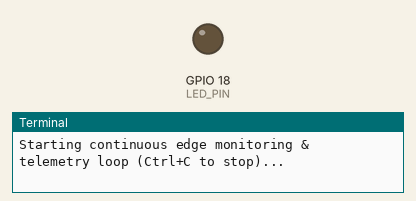
Simulated run of this program. Board: Raspberry Pi (BCM pin numbers). Shown: output pins drawn as LEDs (lit = HIGH), the last lines printed to the terminal. The clock reads 2024-03-15 10:24:30 at power-on unless the program sets it; files the program writes start out absent; random numbers come from a fixed seed; web requests get an empty 200 reply after 0.4 s.

Above: at 0.2 s.
At 32.51 s:
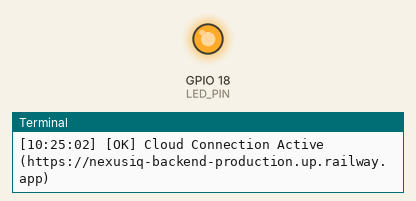
Timing chart, 0 to 34.1 s (numbered marks = the images above):
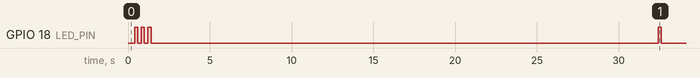

Measured:
- by itself, GPIO 18 (LED_PIN): LOW → HIGH at 0.41 s, → LOW 0.20 s later, → HIGH 0.20 s later, → LOW 0.20 s later, … (8 changes in this stretch)

The program:

edge_agent.py
```python
import requests
import time
import os
import sys
import json
import random

try:
    import RPi.GPIO as GPIO
    GPIO_AVAILABLE = True
except ImportError:
    GPIO_AVAILABLE = False

# Default to Live Railway Production Backend URL, with local override via environment variable
BACKEND_URL = os.getenv("BACKEND_URL", "https://nexusiq-backend-production.up.railway.app").rstrip("/")
LED_PIN = 18
QUEUE_FILE = "rpi_offline_queue.json"

if GPIO_AVAILABLE:
    GPIO.setmode(GPIO.BCM)
    GPIO.setup(LED_PIN, GPIO.OUT)

def blink_led(times=3):
    """Blink physical GPIO LED or print simulated blink."""
    if not GPIO_AVAILABLE:
        print(f"[Simulated LED] Blink {times} times")
        return
    for _ in range(times):
        GPIO.output(LED_PIN, GPIO.HIGH)
        time.sleep(0.2)
        GPIO.output(LED_PIN, GPIO.LOW)
        time.sleep(0.2)

def save_to_offline_queue(payload: dict):
    """Save incident payload to the local offline queue."""
    queue = []
    if os.path.exists(QUEUE_FILE):
        try:
            with open(QUEUE_FILE, "r") as f:
                queue = json.load(f)
        except Exception:
            queue = []
    queue.append(payload)
    with open(QUEUE_FILE, "w") as f:
        json.dump(queue, f)
    print(f"[OFFLINE QUEUE] Saved incident locally ({len(queue)} pending items).")

def process_offline_queue():
    """Flushes queued offline incident reports when connection is restored."""
    if not os.path.exists(QUEUE_FILE):
        return
    try:
        with open(QUEUE_FILE, "r") as f:
            queue = json.load(f)
        if not queue:
            return
        print(f"[OFFLINE QUEUE] Re-syncing {len(queue)} pending items with NexusIQ Cloud...")
        remaining = []
        for item in queue:
            try:
                res = requests.post(f"{BACKEND_URL}/upload-text", json=item, timeout=30)
                if res.status_code == 200:
                    print(f"[OFFLINE QUEUE] Synced: {item.get('source_name')}")
                else:
                    remaining.append(item)
            except Exception:
                remaining.append(item)

        if remaining:
            with open(QUEUE_FILE, "w") as f:
                json.dump(remaining, f)
        else:
            os.remove(QUEUE_FILE)
            print("[OFFLINE QUEUE] All pending edge incidents successfully synced!")
    except Exception as e:
        print(f"[OFFLINE QUEUE] Error during sync: {e}")

def forward_audio(audio_path: str):
    """Upload audio incident log from Raspberry Pi to NexusIQ backend."""
    if not os.path.exists(audio_path):
        print(f"[FAIL] File not found: {audio_path}")
        return False

    print(f"Uploading audio incident {audio_path} to {BACKEND_URL}...")
    blink_led(2)
    try:
        with open(audio_path, "rb") as f:
            files = {"file": (os.path.basename(audio_path), f, "audio/webm")}
            response = requests.post(f"{BACKEND_URL}/upload-audio", files=files, timeout=60)
            if response.status_code == 200:
                print(f"[OK] Audio Forwarded Successfully: {response.json()}")
                blink_led(1)
                return True
            else:
                print(f"[FAIL] Audio Upload Error ({response.status_code}): {response.text}")
                return False
    except Exception as e:
        print(f"[FAIL] Audio Upload Exception: {e}")
        return False

def forward_text(text_content: str, source_name="rpi_sensor"):
    """Upload text incident report from Raspberry Pi sensor to NexusIQ backend."""
    print(f"Uploading text incident to {BACKEND_URL}...")
    blink_led(2)
    payload = {"text": text_content, "source_name": source_name}
    try:
        response = requests.post(f"{BACKEND_URL}/upload-text", json=payload, timeout=45)
        if response.status_code == 200:
            print(f"[OK] Text Incident Logged: {response.json()}")
            blink_led(1)
            return True
        else:
            print(f"[FAIL] Text Ingestion Error ({response.status_code}): {response.text}")
            save_to_offline_queue(payload)
            return False
    except Exception as e:
        print(f"[FAIL] Text Ingestion Exception: {e}")
        save_to_offline_queue(payload)
        return False

def health_check():
    """Verify health status of NexusIQ backend."""
    try:
        res = requests.get(f"{BACKEND_URL}/health", timeout=10)
        return res.status_code == 200
    except:
        return False

def send_telemetry():
    """Sends edge environment security telemetry to cloud graph."""
    temp = round(22.5 + random.uniform(-1.5, 2.5), 1)
    status_msg = f"rpi heartbeat: temp={temp}C, lock=ok, net=ok"
    forward_text(status_msg, "rpi_telemetry_node")

if __name__ == "__main__":
    print("=" * 65)
    print("  NexusIQ Edge Agent v1")
    print(f"  Backend : {BACKEND_URL}")
    print(f"  GPIO Hardware  : {'RPi.GPIO Active (Pin 18)' if GPIO_AVAILABLE else 'Simulated Mode'}")
    print("=" * 65)

    if len(sys.argv) > 1:
        file_arg = sys.argv[1]
        forward_audio(file_arg)
        sys.exit(0)

    # Daemon heartbeat loop
    print("Starting continuous edge monitoring & telemetry loop (Ctrl+C to stop)...")
    try:
        count = 0
        while True:
            is_healthy = health_check()
            if is_healthy:
                print(f"[{time.strftime('%H:%M:%S')}] [OK] Cloud Connection Active ({BACKEND_URL})")
                blink_led(1)
                process_offline_queue()
                if count % 4 == 0:  # Send security telemetry periodically
                    send_telemetry()
            else:
                print(f"[{time.strftime('%H:%M:%S')}] [FAIL] backend down, queuing locally")

            count += 1
            time.sleep(30)
    except KeyboardInterrupt:
        print("\nStopping Raspberry Pi Edge Agent.")
        if GPIO_AVAILABLE:
            GPIO.cleanup()
```
